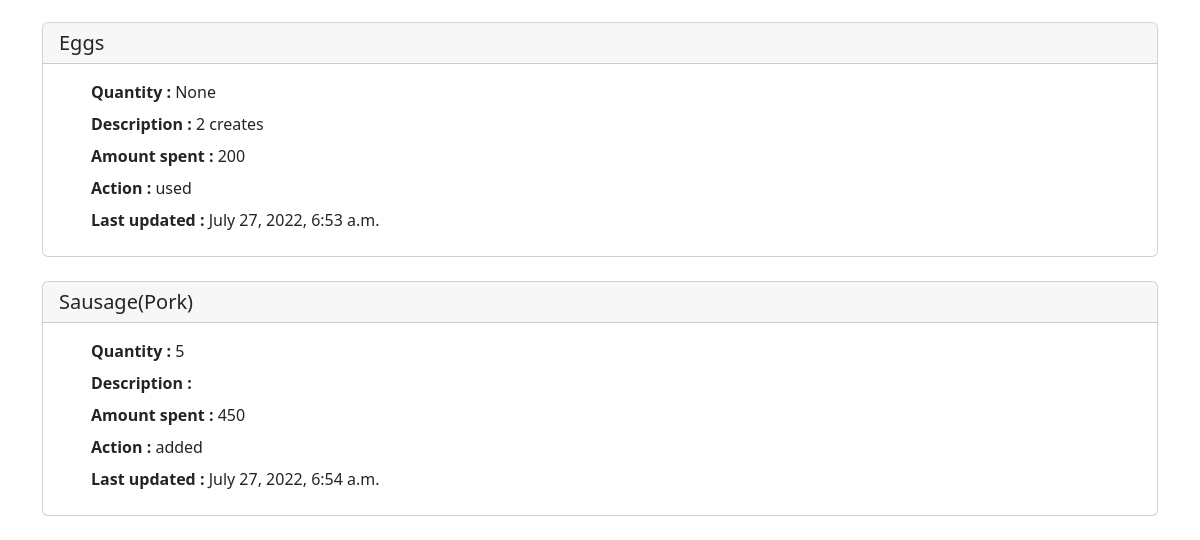
The page /store (lower part) on the database as committed earlier.
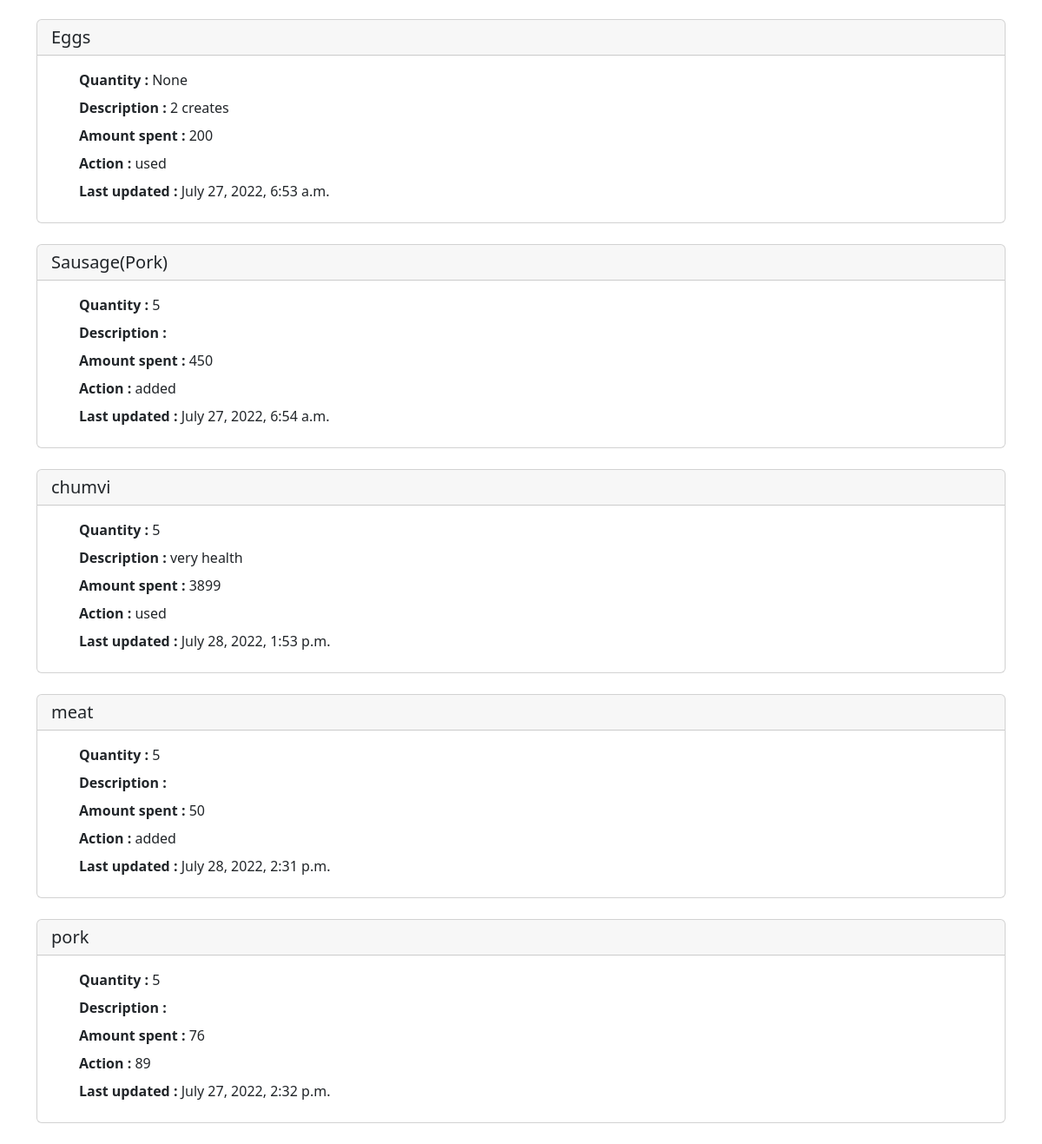
The same page on the database as committed later.
### activities/models.py (models this page shows)
class Store(models.Model):
    name = models.CharField('Product Name', max_length=120)
    quantity = models.IntegerField('quantity', max_length=120, blank=True,null=True)
    amount = models.IntegerField('Amount', max_length=120,blank=True,null=True)
    status = models.CharField( 'status', max_length=120)
    date= models.DateTimeField('Date')
    description= models.TextField('description', blank=True,null=True)
    def __str__(self):
        return self.name

### activities/views.py (the view)
# urls.py: path('store', views.store, name='store'),
def store(request):
    store_list=Store.objects.all()
    return render(request, 'store.html',{'store_list':store_list})

### activities/templates/store.html (shortened to what this page needs)
{% extends 'base.html' %}
{% block content %}
<br>
<br>
<br>
<br>
{% for item in store_list %}
    <div class="card">
      <h5 class="card-header">{{item}}</h5>
      <div class="card-body">
        <ul class="card-title"><b> Quantity :</b> {{item.quantity}}</ul>
        <ul class="card-title"><b> Description :</b> {{item.description}}</ul>
        <ul class="card-title"><b> Amount spent :</b> {{item.amount}}</ul>
        <ul class="card-title"><b> Action :</b> {{item.status}}</ul>
        <ul class="card-title"><b> Last updated :</b> {{item.date}}</ul>
      </div>
    </div>
    <br>
{% endfor %}
{% endblock %}

### activities/templates/base.html (shortened to what this page needs)
<!doctype html>
<html lang="en">
  <head>
    <link href="https://cdn.jsdelivr.net/npm/bootstrap@5.2.0/dist/css/bootstrap.min.css" rel="stylesheet">
  </head>
  <body>
    <div class = 'container'>
      {% block content %}
      {% endblock %}
    </div>
  </body>
</html>

Rows that differ between the two databases and show on the page:
added Store: name "chumvi", quantity "5", description "very health", amount "3899", status "used", date "July 28, 2022, 1:53 p.m."
added Store: name "meat", quantity "5", amount "50", status "added", date "July 28, 2022, 2:31 p.m."
added Store: name "pork", quantity "5", amount "76", status "89", date "July 27, 2022, 2:32 p.m."
